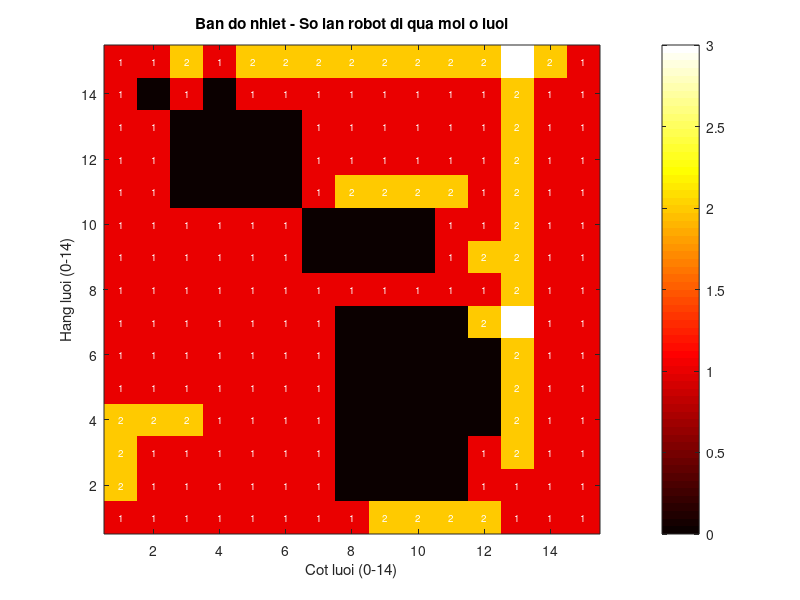

The MATLAB script that drew this image:
% Ban_do_nhiet.m
% Ve bieu do nhiet tu du lieu heatmap_data.csv (luoi 15x15)
% Chay sau khi Webots hoan thanh simulation.

% 1. Doc du lieu CSV
data = csvread('heatmap_data.csv');

% 2. Ve bieu do nhiet
figure;
imagesc(data);

% 3. Lat truc Y de khop toa do thuc te (hang 0 o duoi)
set(gca, 'YDir', 'normal');

% 4. Doi bang mau
colormap(hot);
colorbar;

% 5. Nhan truc
xlabel('Cot luoi (0-14)');
ylabel('Hang luoi (0-14)');
title('Ban do nhiet - So lan robot di qua moi o luoi');

% 6. Hien thi gia tri tren moi o
[rows, cols] = size(data);
for i = 1:rows
    for j = 1:cols
        if data(i,j) > 0
            text(j, i, num2str(data(i,j)), ...
                'HorizontalAlignment', 'center', ...
                'FontSize', 7, 'Color', 'white');
        end
    end
end
